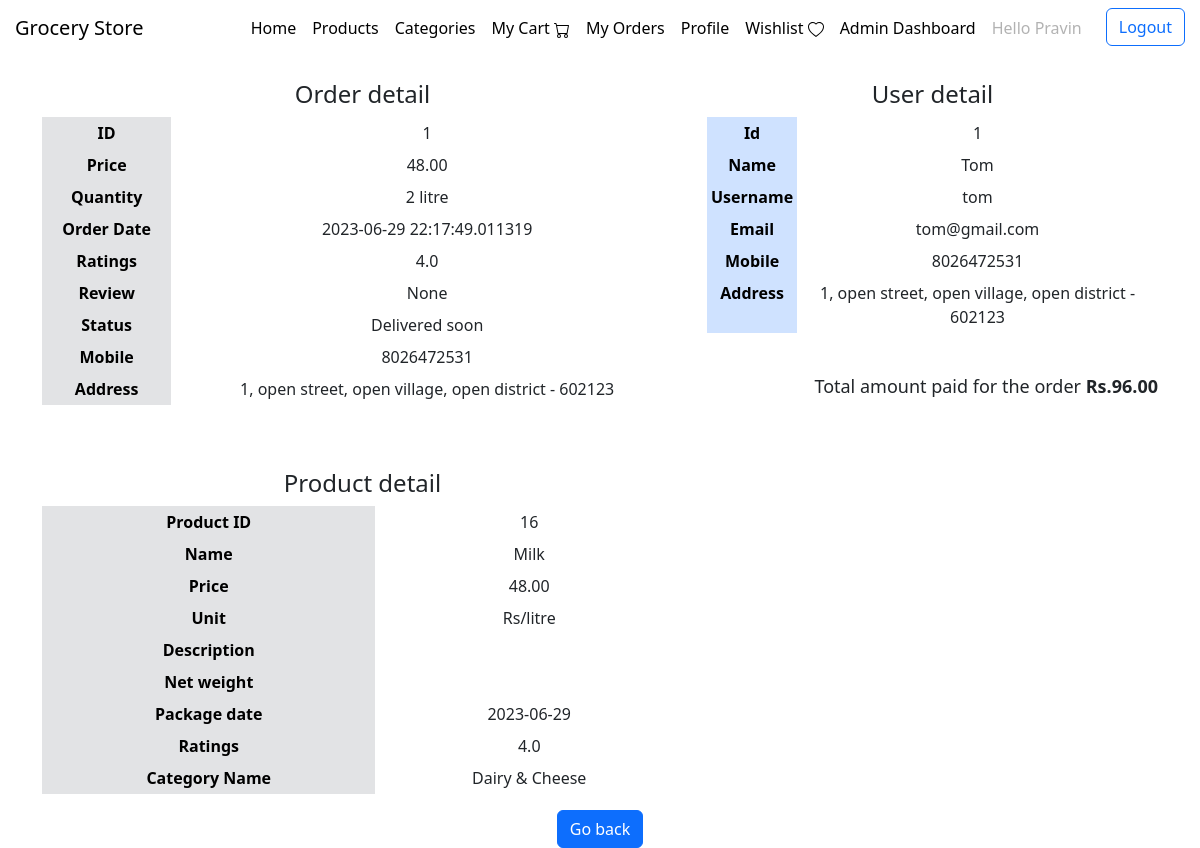
Page /order_detail/1 (signed in) on the committed database.
### application/models.py (models this page shows)
class User(db.Model, UserMixin):
    __tablename__ = 'user'
    id = db.Column(db.Integer(), primary_key = True, nullable = False, autoincrement=True)
    name = db.Column(db.String(50), nullable=False)
    username = db.Column(db.String(50), nullable=False, unique=True)
    password = db.Column(db.String(50), nullable=False)
    email = db.Column(db.String(), unique = True)
    mobile = db.Column(db.Integer(), unique=True)
    address = db.Column(db.String(250))
    role = db.Column(db.String(5), nullable=False, default='user')
    orders = db.relationship('Order', backref='user', lazy = True)
    cart_products = db.relationship('Cart', backref='user', lazy = True)
    wishlist = db.relationship('Wishlist', backref='user', lazy = True)
    vouchers = db.relationship('Voucher', backref='user', lazy = True)

class Order(db.Model):
    __tablename__ = 'order'
    order_id = db.Column(db.Integer(), primary_key=True, autoincrement=True)
    user_id = db.Column(db.Integer(), db.ForeignKey("user.id"))
    price = db.Column(db.Numeric(6,2), nullable=False)
    qty = db.Column(db.Integer(), nullable=False)
    mobile = db.Column(db.Integer(), nullable=False)
    address = db.Column(db.String(250), nullable=False)
    ordered_at = db.Column(db.DateTime(), nullable=False, default=datetime.now())
    ratings = db.Column(db.Numeric(1,1), default=0)
    review = db.Column(db.String())
    status = db.Column(db.String(), default="Delivered soon")
    product_id = db.Column(db.Integer(), db.ForeignKey("product.p_id"))
    product = db.relationship('Product', backref = 'orders') # one to many relationship

class Product(db.Model):
    __tablename__ = 'product'
    p_id = db.Column(db.Integer(), primary_key = True, autoincrement=True)
    p_name = db.Column(db.String(50), nullable=False, unique = True)
    unit = db.Column(db.String(), nullable = False)
    price = db.Column(db.Numeric(6,2), nullable=False)
    description = db.Column(db.String())
    stock = db.Column(db.Integer(), nullable = False)
    created_at = db.Column(db.DateTime(), nullable=False, default=datetime.now())
    net_weight = db.Column(db.String())
    pkg_date = db.Column(db.String())
    ratings = db.Column(db.Numeric(1,1), default=0)
    image = db.Column(db.String())
    ctg_id  = db.Column(db.Integer(), db.ForeignKey('category.c_id'), nullable=False)
    offer = db.Relationship('Offers', backref='product', uselist=False) # one-to-one relationship

class Category(db.Model):
    __tablename__ = 'category'
    c_id = db.Column(db.Integer(), primary_key = True, autoincrement=True)
    c_name = db.Column(db.String(50), nullable=False, unique=True)
    description = db.Column(db.String())
    image = db.Column(db.String())
    products = db.relationship('Product', backref = 'category', cascade = "all,delete", lazy = True)

### application/controllers/admin_controls.py (the view)
@app.route('/order_detail/<int:order_id>')
@login_required
def order_detail(order_id):
    if current_user.role=='admin': # type: ignore
        ord_detail = Order.query.filter_by(order_id=order_id).first()
        user_detail = ord_detail.user
        prd_detail = ord_detail.product
        price = ord_detail.qty * ord_detail.price
        return render_template('admin/order_detail.html', order=ord_detail, product=prd_detail, user=user_detail, price=price)
    else:
        return "<center><h2>Only admin can access it</h2></center>"

### application/controllers/login_controls.py (called while the page is built)
@login_manager.user_loader
def load_user(user_id):
    return User.query.get(user_id)

### templates/admin/order_detail.html (shortened to what this page needs)
<!DOCTYPE html>
<html lang="en">
<head>
    <link href="https://cdn.jsdelivr.net/npm/bootstrap@5.3.0-alpha3/dist/css/bootstrap.min.css" rel="stylesheet">
    <link href="/static/css/style.css" rel="stylesheet">
</head>
<body>
    {% include 'navbar.html' %}
    <div class="container text-center">
        <div class="row align-items-start">
          <div class="col-md-7">
            <h4>Order detail</h4>
            {% set unit = product.unit.split('/') %}
            <table class="table table-borderless table-sm" id="order-detail">
                <tr>
                    <th scope="row" class="table-secondary">ID</th>
                    <td>{{order.order_id}}</td>
                </tr>
                <tr>
                    <th scope="row" class="table-secondary">Price</th>
                    <td>{{order.price}} </td>
                </tr>
                <tr>
                    <th scope="row" class="table-secondary">Quantity</th>
                    <td>{{order.qty}} {{unit[1]}}</td>
                </tr>
                <tr>
                    <th scope="row" class="table-secondary">Order Date</th>
                    <td>{{order.ordered_at}}</td>
                </tr>
                <tr>
                    <th scope="row" class="table-secondary">Ratings</th>
                    <td>{{order.ratings}}</td>
                </tr>
                <tr>
                    <th scope="row" class="table-secondary">Review</th>
                    <td>{{order.review}}</td>
                </tr>
                <tr>
                    <th scope="row" class="table-secondary">Status</th>
                    <td>{{order.status}}</td>
                </tr>
                <tr>
                    <th scope="row" class="table-secondary">Mobile</th>
                    <td>{{order.mobile}}</td>
                </tr>
                <tr>
                    <th scope="row" class="table-secondary">Address</th>
                    <td>{{order.address}}</td>
                </tr>
            </table>
            <br> <br>
            <h4>Product detail</h4>
            <table class="table table-borderless table-sm" id="product-detail">
                <tr>
                    <th scope="row" class="table-secondary">Product ID</th>
                    <td>{{product.p_id}}</td>
                </tr>
                <tr>
                    <th scope="row" class="table-secondary">Name</th>
                    <td>{{product.p_name}}</td>
                </tr>
                <tr>
                    <th scope="row" class="table-secondary">Price</th>
                    <td>{{product.price}}</td>
                </tr>
                <tr>
                    <th scope="row" class="table-secondary">Unit</th>
                    <td>{{product.unit}}</td>
                </tr>
                <tr>
                    <th scope="row" class="table-secondary">Description</th>
                    <td>{{product.description}}</td>
                </tr>
                <tr>
                    <th scope="row" class="table-secondary">Net weight</th>
                    <td>{{product.net_weight}}</td>
                </tr>
                <tr>
                    <th scope="row" class="table-secondary">Package date</th>
                    <td>{{product.pkg_date}}</td>
                </tr>
                <tr>
                    <th scope="row" class="table-secondary">Ratings</th>
                    <td>{{product.ratings}}</td>
                </tr>
                <tr>
                    <th scope="row" class="table-secondary">Category Name</th>
                    <td>{{product.category.c_name}}</td>
                </tr>
            </table>
          </div>
          <div class="col-md-5">
            <h4>User detail</h4>
            <table class="table table-borderless table-sm" id="user-detail">
                <tr>
                    <th scope="row" class="table-primary">Id</th>
                    <td>{{user.id}}</td>
                </tr>
                <tr>
                    <th scope="row" class="table-primary">Name</th>
                    <td>{{user.name}}</td>
                </tr>
                <tr>
                    <th scope="row" class="table-primary">Username</th>
                    <td>{{user.username}}</td>
                </tr>
                <tr>
                    <th scope="row" class="table-primary">Email</th>
                    <td>{{user.email}}</td>
                </tr>
                <tr>
                    <th scope="row" class="table-primary">Mobile</th>
                    <td>{{user.mobile}}</td>
                </tr>
                <tr>
                    <th scope="row" class="table-primary">Address</th>
                    <td>{{user.address}}</td>
                </tr>
            </table> <br>
            <p style="text-align: right; font-size: large;">Total amount paid for the order <strong>Rs.{{price}}</strong><p>
        </div>
    </div>
    <a class="btn btn-primary" href="/orders" role="button"> Go back </a> <br>
</body>
</html>

### templates/navbar.html (shortened to what this page needs)
<!DOCTYPE html>
<html lang="en">
<head>
    <link href="https://cdn.jsdelivr.net/npm/bootstrap@5.3.0-alpha3/dist/css/bootstrap.min.css" rel="stylesheet">
</head>
<body>
<nav class="navbar navbar-expand-lg top bg-body-primary">
    <a class="navbar-brand" href="/">Grocery Store</a>
    <div class="offcanvas offcanvas-start" tabindex="-1" id="navbarOffcanvasLg" aria-labelledby="navbarOffcanvasLgLabel">
        <div class="offcanvas-body">
          <ul class="navbar-nav justify-content-end flex-grow-1 pe-3">
                <li class="nav-item">
                    <a class="nav-link active" aria-current="page" href="/">Home</a>
                </li>
                <li class="nav-item">
                  <a class="nav-link active" aria-current="page" href="/view_product">Products</a>
                </li>
                <li class="nav-item">
                  <a class="nav-link active" href="/view_category">Categories</a>
                </li>
                <li class="nav-item">
                  <a class="nav-link active" href="/mycart">My Cart
                  </a>
                </li>
                <li class="nav-item">
                  <a class="nav-link active" href="/myorders">My Orders</a>
                </li>
                <li class="nav-item">
                  <a class="nav-link active" href="/myprofile">Profile</a>
                </li>
                <li class="nav-item">
                  <a class="nav-link active" href="/wishlist">Wishlist
                  </a>
                </li>
                {% if current_user.role=='admin' %}
                <li class="nav-item">
                  <a class="nav-link active" href="/admin/dashboard">Admin Dashboard</a>
                </li>
                {% endif %}
                {% if current_user.is_authenticated %}
                <li class="nav-item">
                  <a class="nav-link disabled">Hello {{current_user.name}}</a>
                </li>
                {% endif %}
            </ul>
              {% if current_user.is_authenticated %}
              <a href="/logout">
                <button class="btn btn-outline-primary" type="submit">Logout</button>
              </a>
              {% else %}
              <a href="/login">
                <button class="btn btn-outline-primary" type="submit">Log In</button>
              </a>
              {% endif %}
        </div>
    </div>
  </nav> <br>
</body>
</html>

### static/css/style.css (style rules this page uses)
body { padding-left: 15px; padding-right: 15px; }

### rows in the picture
User: name "Pravin"
Order: order_id "1", price "48.00", qty "2", ordered_at "2023-06-29 22:17:49.011319", ratings "4.0", review "None", status "Delivered soon", mobile "8026472531", address "1, open street, open village, open district - 602123"
Product: p_id "16", p_name "Milk", price "48.00", unit "Rs/litre", pkg_date "2023-06-29", ratings "4.0"
Category: category.c_name "Dairy & Cheese"
User: id "1", name "Tom", username "tom", email "tom@gmail.com", mobile "8026472531", address "1, open street, open village, open district - 602123"

### other values in the picture
{{ unit[1] }} "litre"
{{ price }} "96.00"
